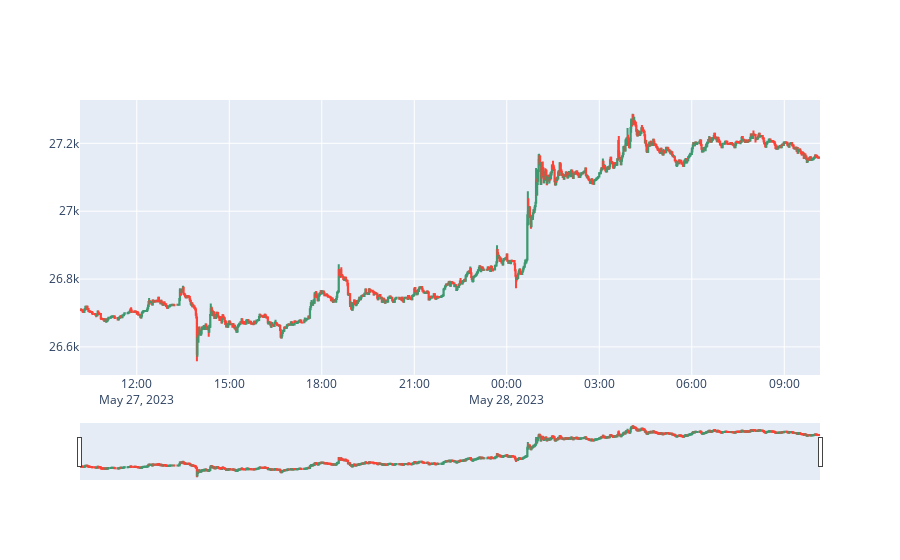

Write notebook code for a chart like this one.
### Markdown cell above
## Plot a random sequence (24h) of data

### Code cell
# plot data for inspection
import plotly.graph_objects as go

import pandas as pd
from datetime import datetime
import random

# Get a random sequence from the dataset
df = dataset[random.randint(0, len(dataset) - 1), 1440]

fig = go.Figure(data=[go.Candlestick(x=df['open_time'], open=df['open'], high=df['high'], low=df['low'], close=df['close'])])

fig.show()

### Figure 1 — Plotly figure (JSON) as saved in the notebook; plotly's stock layout.template omitted (floating-point values rounded to 4 significant figures; data arrays with more than 128 entries replaced by an {"elided": "..."} marker saying what was removed)
{"data": [{"close": {"elided": "1440 float values"}, "high": {"elided": "1440 float values"}, "low": {"elided": "1440 float values"}, "open": {"elided": "1440 float values"}, "type": "candlestick", "x": {"elided": "1440 str values"}}], "layout": {}}
